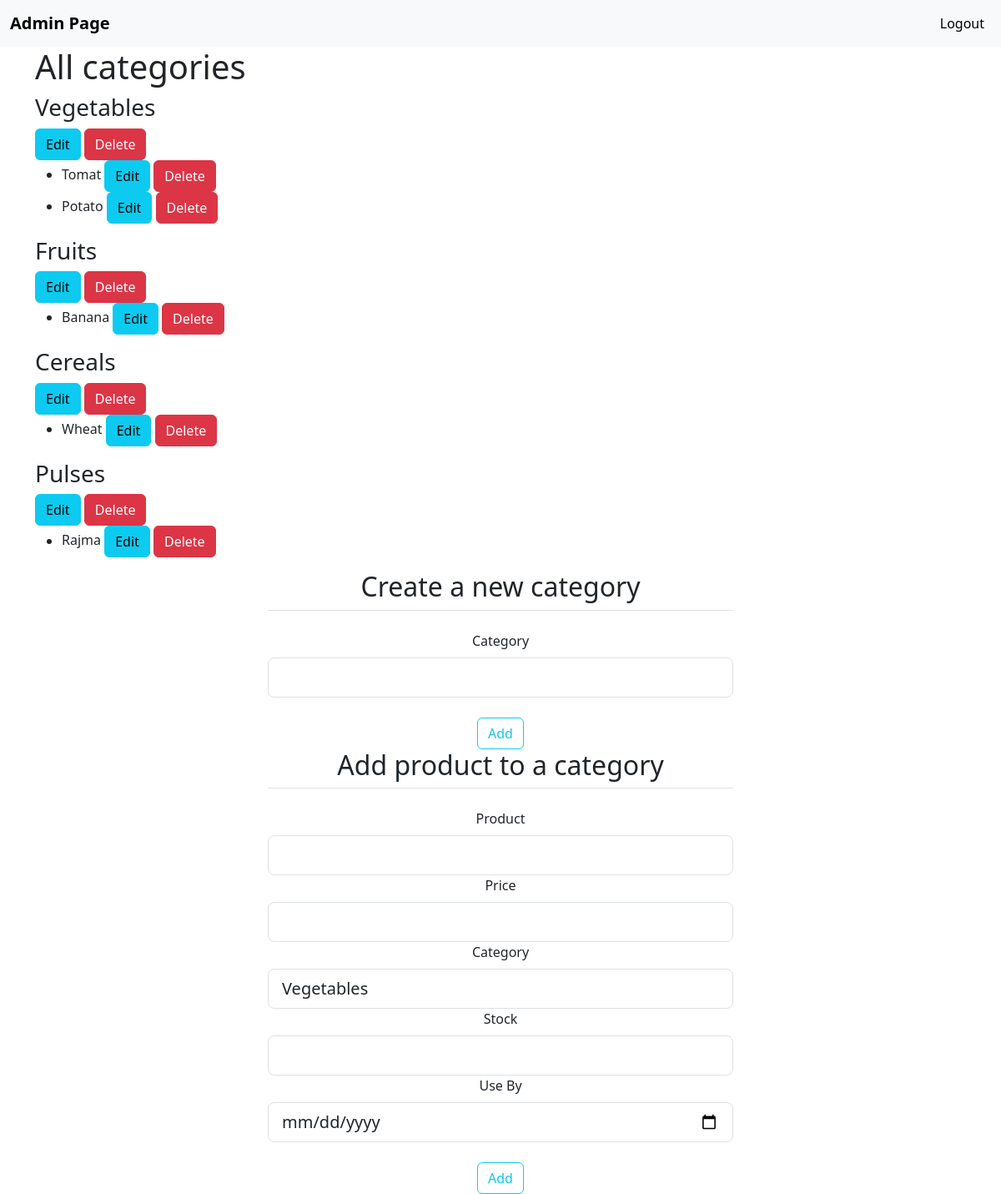
Page /admin/page on the committed database.
### grosto/models.py (models this page shows)
class Category(db.Model):
    __tablename__="categories"
    c_id=db.Column(db.Integer,primary_key=True)
    c_name=db.Column(db.String,unique=True,nullable=False)

class Product(db.Model):
    __tablename__="product"
    p_id=db.Column(db.Integer,primary_key=True)
    p_name=db.Column(db.String,unique=True,nullable=False)
    category = db.Column(db.String, nullable=False)
    price=db.Column(db.Integer,nullable=False)
    stock=db.Column(db.Integer,nullable=False)
    expiry_date=db.Column(db.DateTime,nullable=False)

### grosto/routes.py (the view)
@app.route('/admin/page',methods=['GET','POST'])
def admin_page():
    products=Product.query.all()
    categories = Category.query.all()
    form=CategoryForm()
    form_s=SearchForm()
    if form.validate_on_submit():
        ctegory=Category(c_name=form.category.data)
        db.session.add(ctegory)
        db.session.commit()
        flash('New Category added','success')
        return redirect(url_for('admin_page'))
    categories=Category.query.all()
    cat_list=[cat.c_name for cat in categories]
    form_2=ProductForm()
    form_2.catgory.choices = [(c,c) for c in cat_list]
    if form_2.validate_on_submit():
        product=Product(p_name=form_2.product.data,category=form_2.catgory.data,price=form_2.price.data,stock=form_2.stock.data,expiry_date=form_2.expiry.data)
        db.session.add(product)
        db.session.commit()
        flash('Product added!!!','success')
        return redirect(url_for('admin_page'))
    return render_template('admin_page.html',title='AdminPage',form=form,form_2=form_2,categories=categories,products=products,form_s=form_s)

### grosto/forms.py
class CategoryForm(FlaskForm):
    category = StringField("Category",validators=[DataRequired()])
    submit=SubmitField("Add")

class SearchForm(FlaskForm):
    searched=StringField("Searched",validators=[DataRequired()])
    submit=SubmitField("Submit")

### grosto/routes.py (called while the page is built)
@app.context_processor
def base():
    form_s=SearchForm()
    return dict(form_s=form_s)

### grosto/templates/admin_page.html (shortened to what this page needs)
<!DOCTYPE html>
<html lang="en">
<head>
    <link rel="stylesheet" type="text/css" href="{{ url_for('static', filename='main.css') }}">
    <link href="https://cdn.jsdelivr.net/npm/bootstrap@5.3.0/dist/css/bootstrap.min.css" rel="stylesheet">
</head>
<body>
<nav class="navbar sticky-top navbar-expand-lg bg-body-tertiary">
    <div class="container-fluid">
        <a class="navbar-brand" href="{{ url_for('admin_page') }}">Admin Page</a>
        <div class="collapse navbar-collapse justify-content-end" id="navbarSupportedContent">
            <ul class="navbar-nav">
                <li class="nav-item">
                    <a class="nav-link active" aria-current="page" href="{{ url_for('logout') }}">Logout</a>
                </li>
            </ul>
        </div>
    </div>
</nav>
<div class="container content-section">
    <h1>All categories</h1>
    {% for category in categories %}
        <div class="mb-3">
            <h3>{{ category.c_name }}</h3>
            <a class="btn btn-info" href="{{ url_for('c_edit', c_id=category.c_id) }}">Edit</a>
            <a class="btn btn-danger" href="{{ url_for('c_delete', c_id=category.c_id) }}">Delete</a>
            <ul>
                {% for product in products %}
                    {% if product.category == category.c_name %}
                        <li>{{ product.p_name }}
                            <a class="btn btn-info" href="{{ url_for('p_edit', p_id=product.p_id) }}">Edit</a>
                            <a class="btn btn-danger" href="{{ url_for('p_delete', p_id=product.p_id) }}">Delete</a>
                        </li>
                    {% endif %}
                {% endfor %}
            </ul>
        </div>
    {% endfor %}
</div>
<div class="container content-section" align="center">
    <form method="POST" action="">
        <fieldset class="form-group w-50">
            <legend class="border-bottom mb-4"><h2>Create a new category</h2></legend>
            <div class="form-group">
                {{ form.category.label(class="form-control-label mb-2") }}
                {% if form.category.errors %}
                    {{ form.category(class="form-control form-control-lg is-invalid") }}
                    <div class="invalid-feedback">
                        {% for error in form.category.errors %}
                            <span>{{ error }}</span>
                        {% endfor %}
                    </div>
                {% else %}
                    {{ form.category(class="form-control form-control-lg") }}
                {% endif %}
            </div>
        </fieldset>
        <div class="form-group mt-4">
            {{ form.submit(class="btn btn-outline-info") }}
        </div>
    </form>
</div>
<div class="container content-section" align="center">
    <form method="POST" action="">
        <fieldset class="form-group w-50">
            <legend class="border-bottom mb-4"><h2>Add product to a category</h2></legend>
            <div class="form-group">
                {{ form_2.product.label(class="form-control-label mb-2") }}
                {% if form_2.product.errors %}
                    {{ form_2.product(class="form-control form-control-lg is-invalid") }}
                    <div class="invalid-feedback">
                        {% for error in form_2.product.errors %}
                            <span>{{ error }}</span>
                        {% endfor %}
                    </div>
                {% else %}
                    {{ form_2.product(class="form-control form-control-lg") }}
                {% endif %}
            </div>
            <div class="form-group">
                {{ form_2.price.label(class="form-control-label mb-2") }}
                {% if form_2.price.errors %}
                    {{ form_2.price(class="form-control form-control-lg is-invalid") }}
                    <div class="invalid-feedback">
                        {% for error in form_2.price.errors %}
                            <span>{{ error }}</span>
                        {% endfor %}
                    </div>
                {% else %}
                    {{ form_2.price(class="form-control form-control-lg") }}
                {% endif %}
            </div>
            <div class="form-group">
                {{ form_2.catgory.label(class="form-control-label mb-2") }}
                {% if form_2.catgory.errors %}
                    {{ form_2.catgory(class="form-control form-control-lg is-invalid") }}
                    <div class="invalid-feedback">
                        {% for error in form_2.catgory.errors %}
                            <span>{{ error }}</span>
                        {% endfor %}
                    </div>
                {% else %}
                    {{ form_2.catgory(class="form-control form-control-lg") }}
                {% endif %}
            </div>
            <div class="form-group">
                {{ form_2.stock.label(class="form-control-label mb-2") }}
                {% if form_2.stock.errors %}
                    {{ form_2.stock(class="form-control form-control-lg is-invalid") }}
                    <div class="invalid-feedback">
                        {% for error in form_2.stock.errors %}
                            <span>{{ error }}</span>
                        {% endfor %}
                    </div>
                {% else %}
                    {{ form_2.stock(class="form-control form-control-lg") }}
                {% endif %}
            </div>
            <div class="form-group">
                {{ form_2.expiry.label(class="form-control-label mb-2") }}
                {% if form_2.expiry.errors %}
                    {{ form_2.expiry(class="form-control form-control-lg is-invalid") }}
                    <div class="invalid-feedback">
                        {% for error in form_2.expiry.errors %}
                            <span>{{ error }}</span>
                        {% endfor %}
                    </div>
                {% else %}
                    {{ form_2.expiry(class="form-control form-control-lg") }}
                {% endif %}
            </div>
        </fieldset>
        <div class="form-group mt-4">
            {{ form_2.submit(class="btn btn-outline-info") }}
        </div>
    </form>
</div>
</body>
</html>

### grosto/static/main.css (style rules this page uses)
nav { background-color: rgb(123, 206, 123); }
.navbar-brand { font-weight: bold; }

### rows in the picture
Category: c_name "Vegetables"
Product: p_name "Tomat"
Product: p_name "Potato"
Category: c_name "Fruits"
Product: p_name "Banana"
Category: c_name "Cereals"
Product: p_name "Wheat"
Category: c_name "Pulses"
Product: p_name "Rajma"
